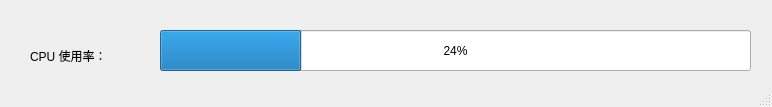
<?xml version="1.0" encoding="UTF-8"?>
<ui version="4.0">
 <class>MainWindow</class>
 <widget class="QMainWindow" name="MainWindow">
  <property name="windowModality">
   <enum>Qt::WindowModal</enum>
  </property>
  <property name="geometry">
   <rect>
    <x>0</x>
    <y>0</y>
    <width>772</width>
    <height>107</height>
   </rect>
  </property>
  <property name="windowTitle">
   <string>CPU使用率</string>
  </property>
  <widget class="QWidget" name="centralwidget">
   <widget class="QProgressBar" name="progressBar">
    <property name="geometry">
     <rect>
      <x>160</x>
      <y>30</y>
      <width>591</width>
      <height>41</height>
     </rect>
    </property>
    <property name="value">
     <number>24</number>
    </property>
   </widget>
   <widget class="QLabel" name="label">
    <property name="geometry">
     <rect>
      <x>30</x>
      <y>40</y>
      <width>101</width>
      <height>31</height>
     </rect>
    </property>
    <property name="text">
     <string>CPU 使用率：</string>
    </property>
   </widget>
  </widget>
  <widget class="QStatusBar" name="statusbar"/>
 </widget>
 <resources/>
 <connections/>
</ui>
